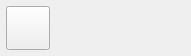
        <widget class="QWidget" name="music_info_widget" native="true">
         <property name="sizePolicy">
          <sizepolicy hsizetype="Fixed" vsizetype="Preferred">
           <horstretch>0</horstretch>
           <verstretch>0</verstretch>
          </sizepolicy>
         </property>
         <property name="minimumSize">
          <size>
           <width>191</width>
           <height>56</height>
          </size>
         </property>
         <property name="maximumSize">
          <size>
           <width>191</width>
           <height>56</height>
          </size>
         </property>
         <layout class="QGridLayout" name="gridLayout_2">
          <property name="leftMargin">
           <number>6</number>
          </property>
          <property name="topMargin">
           <number>6</number>
          </property>
          <property name="rightMargin">
           <number>6</number>
          </property>
          <property name="bottomMargin">
           <number>6</number>
          </property>
          <item row="0" column="0" rowspan="2">
           <widget class="QPushButton" name="btn_music_image">
            <property name="sizePolicy">
             <sizepolicy hsizetype="Fixed" vsizetype="Fixed">
              <horstretch>0</horstretch>
              <verstretch>0</verstretch>
             </sizepolicy>
            </property>
            <property name="minimumSize">
             <size>
              <width>44</width>
              <height>44</height>
             </size>
            </property>
            <property name="maximumSize">
             <size>
              <width>44</width>
              <height>44</height>
             </size>
            </property>
            <property name="text">
             <string/>
            </property>
           </widget>
          </item>
          <item row="0" column="1">
           <widget class="QLabel" name="label_music_title">
            <property name="sizePolicy">
             <sizepolicy hsizetype="Maximum" vsizetype="Preferred">
              <horstretch>0</horstretch>
              <verstretch>0</verstretch>
             </sizepolicy>
            </property>
            <property name="maximumSize">
             <size>
              <width>135</width>
              <height>16777215</height>
             </size>
            </property>
            <property name="text">
             <string/>
            </property>
           </widget>
          </item>
          <item row="1" column="1">
           <widget class="QLabel" name="label_music_artist">
            <property name="text">
             <string/>
            </property>
           </widget>
          </item>
         </layout>
        </widget>
